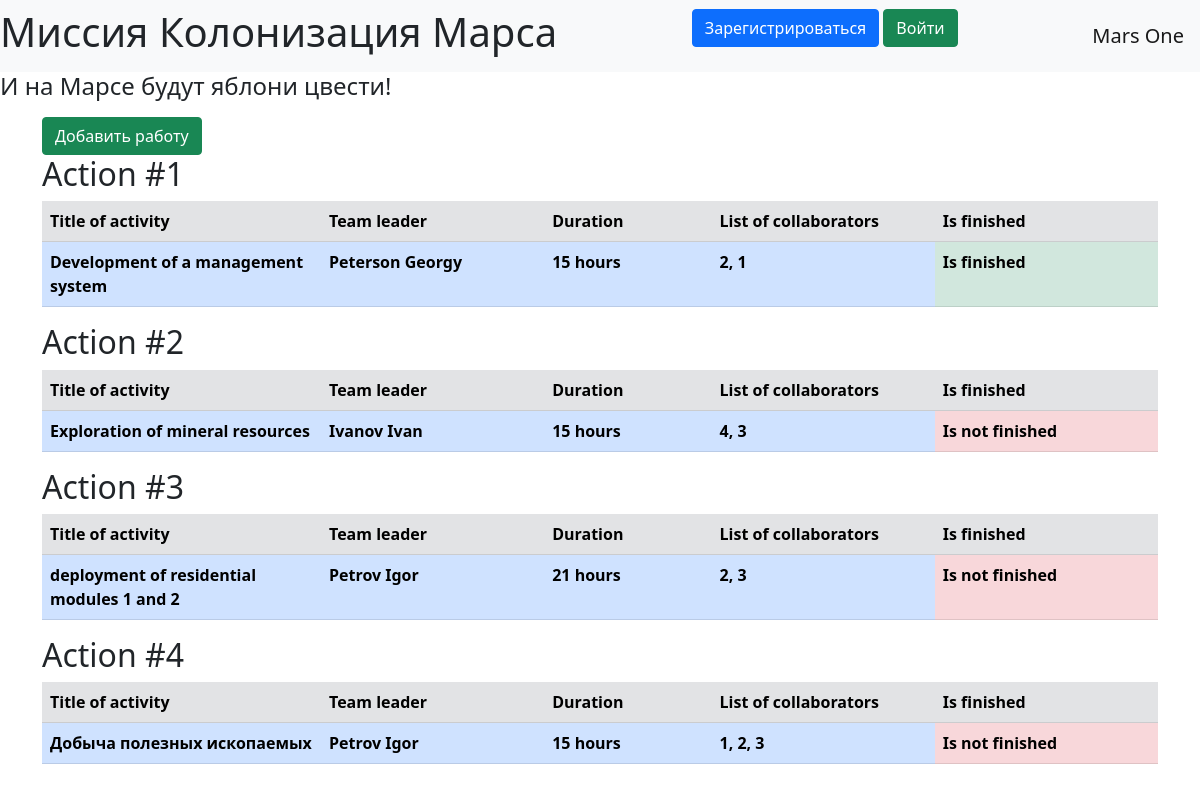
Before: / with the older database file.
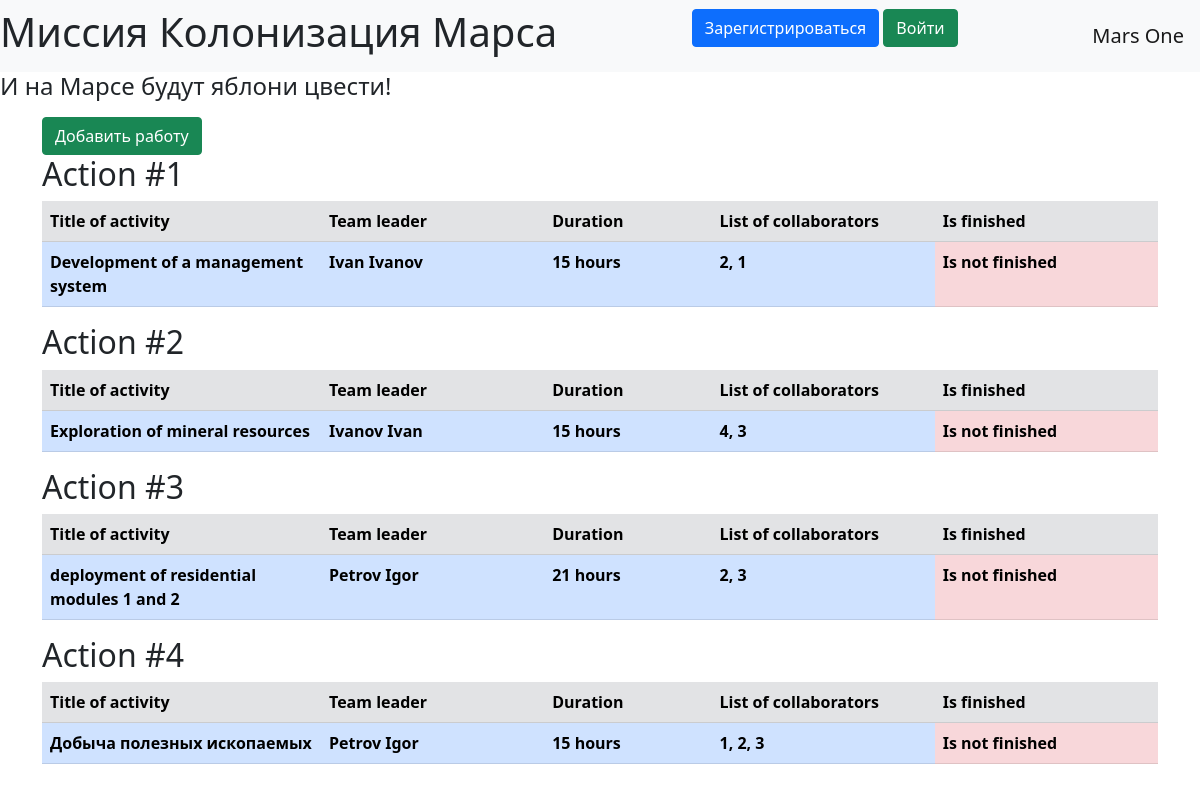
After: the same page with the newer database file.
### data/jobs.py (models this page shows, shortened)
class Jobs(SqlAlchemyBase):
    __tablename__ = "jobs"
    id = sqlalchemy.Column(sqlalchemy.Integer, primary_key=True, autoincrement=True)
    team_leader_id = sqlalchemy.Column(sqlalchemy.Integer, sqlalchemy.ForeignKey("users.id"))
    team_leader = orm.relation('User')
    job = sqlalchemy.Column(sqlalchemy.String, nullable=True)
    work_size = sqlalchemy.Column(sqlalchemy.Integer, nullable=True)
    collaborators = sqlalchemy.Column(sqlalchemy.String, nullable=True)
    start_date = sqlalchemy.Column(sqlalchemy.DateTime, nullable=True)
    end_date = sqlalchemy.Column(sqlalchemy.DateTime, nullable=True)
    is_finished = sqlalchemy.Column(sqlalchemy.Boolean, default=False)

### data/users.py (models this page shows, shortened)
class User(SqlAlchemyBase, UserMixin):
    __tablename__ = "users"
    id = sqlalchemy.Column(sqlalchemy.Integer, primary_key=True, autoincrement=True)
    name = sqlalchemy.Column(sqlalchemy.String, nullable=True)
    surname = sqlalchemy.Column(sqlalchemy.String, nullable=True)
    age = sqlalchemy.Column(sqlalchemy.Integer, nullable=True)
    position = sqlalchemy.Column(sqlalchemy.String, nullable=True)
    speciality = sqlalchemy.Column(sqlalchemy.String, nullable=True)
    address = sqlalchemy.Column(sqlalchemy.String, nullable=True)
    email = sqlalchemy.Column(sqlalchemy.String, unique=True, nullable=True)
    hashed_password = sqlalchemy.Column(sqlalchemy.String, nullable=True)
    modified_date = sqlalchemy.Column(sqlalchemy.DateTime, default=datetime.datetime.now)
    news = orm.relation("Jobs", back_populates='team_leader')

### app.py (the view)
@app.route("/")
def index():
    session = db_session.create_session()
    jobs = session.query(Jobs).all()
    return render_template('list.html', jobs=jobs)

### data/db_session.py (called while the page is built)
def create_session() -> Session:
    global __factory
    return __factory()

### templates/list.html (shortened to what this page needs)
{% extends "base.html" %}
{% block content %}
<a class="btn btn-success" href="/addjob">Добавить работу</a>
{% for job in jobs %}
<h2>Action #{{job.id}}</h2>
  <table class="table">
    <tr class="table-secondary">
      <th width="25%">Title of activity</th>
      <th width="20%">Team leader</th>
      <th width="15%">Duration</th>
      <th width="20%">List of collaborators</th>
      <th width="20%">Is finished</th>
    </tr>
    <tr class="table-primary">
      <th>{{ job.job }}</th>
      <th>{{ job.team_leader.name }} {{ job.team_leader.surname }}</th>
      <th>{{ job.work_size }} hours</th>
      <th>{{ job.collaborators }}</th>
      {% if job.is_finished %}
      <th class="table-success">Is finished</th>
      {% else %}
      <th class="table-danger">Is not finished</th>
      {% endif %}
    </tr>
  </table>
{% endfor %}
{% endblock %}

### templates/base.html (shortened to what this page needs)
<!doctype html>
<html lang="ru">
  <head>
      <link href="https://cdn.jsdelivr.net/npm/bootstrap@5.1.3/dist/css/bootstrap.min.css" rel="stylesheet">
  </head>
  <body>
    <nav class="navbar navbar-light bg-light">
        <h1>Миссия Колонизация Марса</h1>
        {% if current_user.is_authenticated %}
          <a class="navbar-brand" href="/logout">{{ current_user.name }}</a>
        {% else %}
          <p>
              <a class="btn btn-primary " href="/register">Зарегистрироваться</a>
              <a class="btn btn-success" href="/login">Войти</a>
          </p>
        {% endif %}
        <a href="/" class="navbar-brand">Mars One</a>
    </nav>
    <h4>И на Марсе будут яблони цвести!</h4>
    <main role="main" class="container">
      {% block content %}{% endblock %}
    </main>
  </body>
</html>

Changed rows visible on the page:
changed Jobs "Development of a management system": team_leader.name "Peterson" → "Ivan"; team_leader.surname "Georgy" → "Ivanov"; is_finished "Is finished" → "Is not finished"
